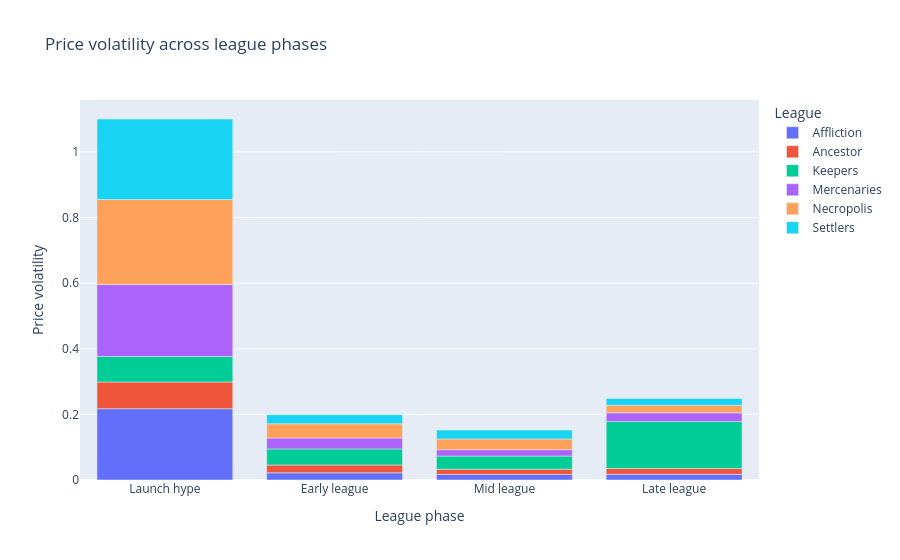

Notebook cell for this chart:
### Code cell
# Volatility across league phases
fig = px.bar(league_phase_summary,x="Phase",y="price_volatility",color="League",category_orders={"Phase": phase_order},title="Price volatility across league phases")
fig.update_layout(xaxis_title="League phase",yaxis_title="Price volatility")
fig.show()

### Figure 1 — Plotly figure (JSON) as saved in the notebook; plotly's stock layout.template omitted (floating-point values rounded to 4 significant figures)
{"data": [{"hovertemplate": "League=Affliction<br>Phase=%{x}<br>price_volatility=%{y}<extra></extra>", "legendgroup": "Affliction", "marker": {"color": "#636efa", "pattern": {"shape": ""}}, "name": "Affliction", "orientation": "v", "showlegend": true, "textposition": "auto", "type": "bar", "x": ["Early league", "Late league", "Launch hype", "Mid league"], "xaxis": "x", "y": [0.0219, 0.01732, 0.2173, 0.017], "yaxis": "y"}, {"hovertemplate": "League=Ancestor<br>Phase=%{x}<br>price_volatility=%{y}<extra></extra>", "legendgroup": "Ancestor", "marker": {"color": "#EF553B", "pattern": {"shape": ""}}, "name": "Ancestor", "orientation": "v", "showlegend": true, "textposition": "auto", "type": "bar", "x": ["Early league", "Late league", "Launch hype", "Mid league"], "xaxis": "x", "y": [0.02384, 0.01782, 0.08155, 0.01603], "yaxis": "y"}, {"hovertemplate": "League=Keepers<br>Phase=%{x}<br>price_volatility=%{y}<extra></extra>", "legendgroup": "Keepers", "marker": {"color": "#00cc96", "pattern": {"shape": ""}}, "name": "Keepers", "orientation": "v", "showlegend": true, "textposition": "auto", "type": "bar", "x": ["Early league", "Late league", "Launch hype", "Mid league"], "xaxis": "x", "y": [0.04906, 0.143, 0.07755, 0.03995], "yaxis": "y"}, {"hovertemplate": "League=Mercenaries<br>Phase=%{x}<br>price_volatility=%{y}<extra></extra>", "legendgroup": "Mercenaries", "marker": {"color": "#ab63fa", "pattern": {"shape": ""}}, "name": "Mercenaries", "orientation": "v", "showlegend": true, "textposition": "auto", "type": "bar", "x": ["Early league", "Late league", "Launch hype", "Mid league"], "xaxis": "x", "y": [0.03327, 0.02666, 0.2195, 0.01949], "yaxis": "y"}, {"hovertemplate": "League=Necropolis<br>Phase=%{x}<br>price_volatility=%{y}<extra></extra>", "legendgroup": "Necropolis", "marker": {"color": "#FFA15A", "pattern": {"shape": ""}}, "name": "Necropolis", "orientation": "v", "showlegend": true, "textposition": "auto", "type": "bar", "x": ["Early league", "Late league", "Launch hype", "Mid league"], "xaxis": "x", "y": [0.04325, 0.02289, 0.2591, 0.03268], "yaxis": "y"}, {"hovertemplate": "League=Settlers<br>Phase=%{x}<br>price_volatility=%{y}<extra></extra>", "legendgroup": "Settlers", "marker": {"color": "#19d3f3", "pattern": {"shape": ""}}, "name": "Settlers", "orientation": "v", "showlegend": true, "textposition": "auto", "type": "bar", "x": ["Early league", "Late league", "Launch hype", "Mid league"], "xaxis": "x", "y": [0.02768, 0.02084, 0.2452, 0.02685], "yaxis": "y"}], "layout": {"barmode": "relative", "legend": {"title": {"text": "League"}, "tracegroupgap": 0}, "title": {"text": "Price volatility across league phases"}, "xaxis": {"anchor": "y", "categoryarray": ["Launch hype", "Early league", "Mid league", "Late league"], "categoryorder": "array", "domain": [0, 1], "title": {"text": "League phase"}}, "yaxis": {"anchor": "x", "domain": [0, 1], "title": {"text": "Price volatility"}}}}
